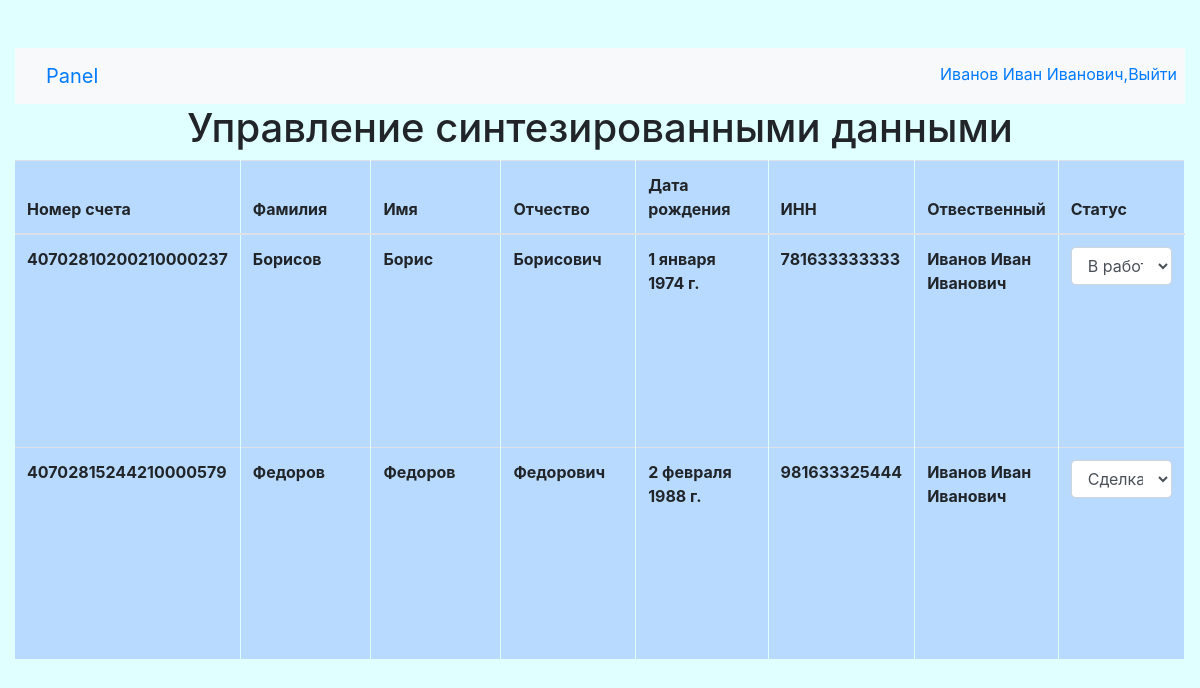
The app's page /board/ (signed in) with its own data.
### app/models.py (models this page shows)
class Clients(models.Model):
    account_number = models.CharField(max_length=20)
    familiya = models.CharField(max_length=30)
    imya = models.CharField(max_length=30)
    otchestvo = models.CharField(max_length=30)
    birthday = models.DateField()
    INN = models.CharField(max_length=12)
    FIO_representative = models.CharField(max_length=100)
    status = models.CharField(max_length=20,default='Не в работе')

### app/views.py (the view, shortened to what this page needs)
# urls.py: path('board/', views.board, name='board')
def board(request):
    data={}
    if request.method == 'GET' and request.session.get('user_fio'):
        data = Clients.objects.filter(FIO_representative=request.session['user_fio']).values()
        data = list(data)
        compare = {'account_number':'Номер счета','familiya':'Фамилия','imya':'Имя','otchestvo':'Отчество','birthday':'Дата рождения','INN':'ИНН','FIO_representative':'Отвественный','status':'Статус'}
        for k,v in compare.items():
           for i,d in enumerate(data):
               data[i][v] = data[i][k]
               del data[i][k]
    if not request.session.get('user_fio'):
        return HttpResponseRedirect('/')
    return render(request, 'app/board.html',{"data":data})

### app/templates/app/board.html (shortened to what this page needs)
<!DOCTYPE html>
<html lang="en">
<head>
</head>
<body>
<div class="container-fluid">
     <br>
     <br>
    <nav class="navbar navbar-expand-lg bg-light">
  <div class="container-fluid">
    <a class="navbar-brand" href="#">Panel</a>
    <div class="collapse navbar-collapse" id="navbarSupportedContent">
      <ul class="navbar-nav me-auto mb-2 mb-lg-0">
        <li class="nav-item">
          <a class="nav-link" style="position:absolute;right:0px;top:10%" href="/logout">{{request.session.user_fio}},Выйти</a>
        </li>
      </ul>
    </div>
  </div>
</nav>
    <center><H1>Управление синтезированными данными</H1></center>
   <table class="table table-hover table-primary">
    <thead>
      <tr>
       {% for k in data.0.keys %}
         {% if k != 'id' %}
          <th scope="col">
              {{k}}
          </th>
          {% endif %}
       {% endfor %}
           </tr>
    </thead>
    <tbody>
     {% for user in data %}
      <tr>
       {% for k,v in user.items %}
         {% if k != 'id' %}
            {% if k == 'Статус' %}
              <th>
                  <select id="{{user.id}}" class="form-control status">
                    <option {% if v == 'В работе' %} selected {% endif %}>В работе</option>
                    <option {% if v == 'Сделка закрыта' %} selected {% endif %}>Сделка закрыта</option>
                  </select>
              </th>
            {% else %}
              <th scope="row">{{v}}</th>
            {% endif %}
         {% endif %}
       {% endfor %}
           </tr>
    {% endfor %}
    </tbody>
   </table>
</div>
</body>
    {%include "app/includes/scripts.html"%}
</html>

### app/templates/app/includes/scripts.html (shortened to what this page needs)
 {% block content %}
    <link rel="stylesheet" href="https://cdn.jsdelivr.net/npm/bootstrap@4.0.0/dist/css/bootstrap.min.css">
        {% load static %}
{% endblock %}

### app/templates/app/board.html (style rules this page uses)
body { width:100%; height:100%; background-color:#E0FFFF!important; }
table { table-layout: fixed width:100%; min-height:500px; }
thead,tr { width:100%; border-bottom:#E0FFFF solid 1px; }
th { width:12%; max-width:15%; padding:10px; border-right:#E0FFFF solid 1px; }

### records on screen
Clients: user "40702810200210000237" "Борисов" "Борис" "Борисович" "1 января 1974 г." "781633333333" "Иванов Иван Иванович", status+id "В работе"
Clients: user "40702815244210000579" "Федоров" "Федоров" "Федорович" "2 февраля 1988 г." "981633325444" "Иванов Иван Иванович", status+id "Сделка закрыта"

### other values on screen
{{ request.session.user_fio }} "Иванов Иван Иванович"
{{ k }} "Номер счета" "Фамилия" "Имя" "Отчество" "Дата рождения" "ИНН" "Отвественный" "Статус"
